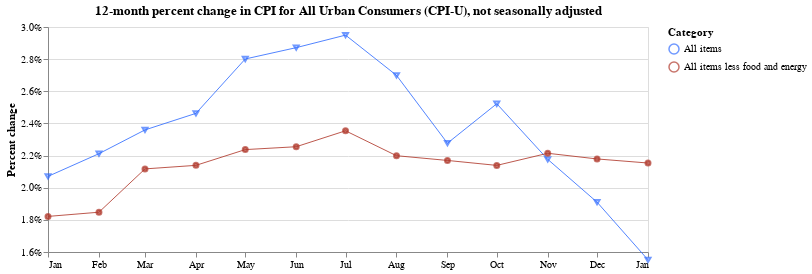

Write notebook code for a chart like this one.
### Code cell
base = alt.Chart(
    two_cats,
    title="12-month percent change in CPI for All Urban Consumers (CPI-U), not seasonally adjusted"
).encode(
    x=alt.X(
        "date:T",
        timeUnit="utcyearmonth",
        axis=alt.Axis(
            title=None,
            labelAngle=0,
            grid=False,
            format="%b"
        )
    ),
    y=alt.Y(
        "pct_change:Q",
        axis=alt.Axis(title="Percent change", format='%'),
        scale=alt.Scale(domain=[0.016, 0.03])
    ),
    color=alt.Color(
        "series_items_name:N",
        legend=alt.Legend(title="Category"),
        scale=alt.Scale(range=["#336EFF", "#B03A2E",])
    )
)

line = base.mark_line(strokeWidth=0.85)
exes = base.transform_filter(alt.datum.series_items_name == 'All items').mark_point(shape="triangle-down", size=25)
points = base.transform_filter(alt.datum.series_items_name == 'All items less food and energy').mark_point(size=25, fill="#B03A2E")

(line + exes + points).properties(width=600, height=225)

### Figure 1 — Vega-Lite specification as saved in the notebook (floating-point values rounded to 4 significant figures)
{"$schema": "https://vega.github.io/schema/vega-lite/v2.6.0.json", "config": {"view": {"height": 300, "width": 400}}, "datasets": {"data-992f7d095e3936f6a2f53e5d19c96525": [{"date": "2018-01-01", "pct_change": 0.02071, "period_abbreviation": "JAN", "period_code": "M01", "period_id": "M01", "period_month": 1, "period_name": "January", "period_type": "monthly", "series_area_code": "0000", "series_area_id": "0000", "series_area_name": "U.S. city average", "series_id": "CUUR0000SA0", "series_items_code": "SA0", "series_items_id": "SA0", "series_items_name": "All items", "series_periodicity_code": "R", "series_periodicity_id": "R", "series_periodicity_name": "Monthly", "series_seasonally_adjusted": false, "series_survey": "All urban consumers", "series_title": "All items in U.S. city average, all urban consumers, not seasonally adjusted", "value": 247.9, "year": 2018}, {"date": "2018-02-01", "pct_change": 0.02212, "period_abbreviation": "FEB", "period_code": "M02", "period_id": "M02", "period_month": 2, "period_name": "February", "period_type": "monthly", "series_area_code": "0000", "series_area_id": "0000", "series_area_name": "U.S. city average", "series_id": "CUUR0000SA0", "series_items_code": "SA0", "series_items_id": "SA0", "series_items_name": "All items", "series_periodicity_code": "R", "series_periodicity_id": "R", "series_periodicity_name": "Monthly", "series_seasonally_adjusted": false, "series_survey": "All urban consumers", "series_title": "All items in U.S. city average, all urban consumers, not seasonally adjusted", "value": 249.0, "year": 2018}, {"date": "2018-03-01", "pct_change": 0.0236, "period_abbreviation": "MAR", "period_code": "M03", "period_id": "M03", "period_month": 3, "period_name": "March", "period_type": "monthly", "series_area_code": "0000", "series_area_id": "0000", "series_area_name": "U.S. city average", "series_id": "CUUR0000SA0", "series_items_code": "SA0", "series_items_id": "SA0", "series_items_name": "All items", "series_periodicity_code": "R", "series_periodicity_id": "R", "series_periodicity_name": "Monthly", "series_seasonally_adjusted": false, "series_survey": "All urban consumers", "series_title": "All items in U.S. city average, all urban consumers, not seasonally adjusted", "value": 249.6, "year": 2018}, {"date": "2018-04-01", "pct_change": 0.02463, "period_abbreviation": "APR", "period_code": "M04", "period_id": "M04", "period_month": 4, "period_name": "April", "period_type": "monthly", "series_area_code": "0000", "series_area_id": "0000", "series_area_name": "U.S. city average", "series_id": "CUUR0000SA0", "series_items_code": "SA0", "series_items_id": "SA0", "series_items_name": "All items", "series_periodicity_code": "R", "series_periodicity_id": "R", "series_periodicity_name": "Monthly", "series_seasonally_adjusted": false, "series_survey": "All urban consumers", "series_title": "All items in U.S. city average, all urban consumers, not seasonally adjusted", "value": 250.5, "year": 2018}, {"date": "2018-05-01", "pct_change": 0.02801, "period_abbreviation": "MAY", "period_code": "M05", "period_id": "M05", "period_month": 5, "period_name": "May", "period_type": "monthly", "series_area_code": "0000", "series_area_id": "0000", "series_area_name": "U.S. city average", "series_id": "CUUR0000SA0", "series_items_code": "SA0", "series_items_id": "SA0", "series_items_name": "All items", "series_periodicity_code": "R", "series_periodicity_id": "R", "series_periodicity_name": "Monthly", "series_seasonally_adjusted": false, "series_survey": "All urban consumers", "series_title": "All items in U.S. city average, all urban consumers, not seasonally adjusted", "value": 251.6, "year": 2018}, {"date": "2018-06-01", "pct_change": 0.02872, "period_abbreviation": "JUN", "period_code": "M06", "period_id": "M06", "period_month": 6, "period_name": "June", "period_type": "monthly", "series_area_code": "0000", "series_area_id": "0000", "series_area_name": "U.S. city average", "series_id": "CUUR0000SA0", "series_items_code": "SA0", "series_items_id": "SA0", "series_items_name": "All items", "series_periodicity_code": "R", "series_periodicity_id": "R", "series_periodicity_name": "Monthly", "series_seasonally_adjusted": false, "series_survey": "All urban consumers", "series_title": "All items in U.S. city average, all urban consumers, not seasonally adjusted", "value": 252.0, "year": 2018}, {"date": "2018-07-01", "pct_change": 0.0295, "period_abbreviation": "JUL", "period_code": "M07", "period_id": "M07", "period_month": 7, "period_name": "July", "period_type": "monthly", "series_area_code": "0000", "series_area_id": "0000", "series_area_name": "U.S. city average", "series_id": "CUUR0000SA0", "series_items_code": "SA0", "series_items_id": "SA0", "series_items_name": "All items", "series_periodicity_code": "R", "series_periodicity_id": "R", "series_periodicity_name": "Monthly", "series_seasonally_adjusted": false, "series_survey": "All urban consumers", "series_title": "All items in U.S. city average, all urban consumers, not seasonally adjusted", "value": 252.0, "year": 2018}, {"date": "2018-08-01", "pct_change": 0.02699, "period_abbreviation": "AUG", "period_code": "M08", "period_id": "M08", "period_month": 8, "period_name": "August", "period_type": "monthly", "series_area_code": "0000", "series_area_id": "0000", "series_area_name": "U.S. city average", "series_id": "CUUR0000SA0", "series_items_code": "SA0", "series_items_id": "SA0", "series_items_name": "All items", "series_periodicity_code": "R", "series_periodicity_id": "R", "series_periodicity_name": "Monthly", "series_seasonally_adjusted": false, "series_survey": "All urban consumers", "series_title": "All items in U.S. city average, all urban consumers, not seasonally adjusted", "value": 252.1, "year": 2018}, {"date": "2018-09-01", "pct_change": 0.02277, "period_abbreviation": "SEP", "period_code": "M09", "period_id": "M09", "period_month": 9, "period_name": "September", "period_type": "monthly", "series_area_code": "0000", "series_area_id": "0000", "series_area_name": "U.S. city average", "series_id": "CUUR0000SA0", "series_items_code": "SA0", "series_items_id": "SA0", "series_items_name": "All items", "series_periodicity_code": "R", "series_periodicity_id": "R", "series_periodicity_name": "Monthly", "series_seasonally_adjusted": false, "series_survey": "All urban consumers", "series_title": "All items in U.S. city average, all urban consumers, not seasonally adjusted", "value": 252.4, "year": 2018}, {"date": "2018-10-01", "pct_change": 0.02522, "period_abbreviation": "OCT", "period_code": "M10", "period_id": "M10", "period_month": 10, "period_name": "October", "period_type": "monthly", "series_area_code": "0000", "series_area_id": "0000", "series_area_name": "U.S. city average", "series_id": "CUUR0000SA0", "series_items_code": "SA0", "series_items_id": "SA0", "series_items_name": "All items", "series_periodicity_code": "R", "series_periodicity_id": "R", "series_periodicity_name": "Monthly", "series_seasonally_adjusted": false, "series_survey": "All urban consumers", "series_title": "All items in U.S. city average, all urban consumers, not seasonally adjusted", "value": 252.9, "year": 2018}, {"date": "2018-11-01", "pct_change": 0.02177, "period_abbreviation": "NOV", "period_code": "M11", "period_id": "M11", "period_month": 11, "period_name": "November", "period_type": "monthly", "series_area_code": "0000", "series_area_id": "0000", "series_area_name": "U.S. city average", "series_id": "CUUR0000SA0", "series_items_code": "SA0", "series_items_id": "SA0", "series_items_name": "All items", "series_periodicity_code": "R", "series_periodicity_id": "R", "series_periodicity_name": "Monthly", "series_seasonally_adjusted": false, "series_survey": "All urban consumers", "series_title": "All items in U.S. city average, all urban consumers, not seasonally adjusted", "value": 252.0, "year": 2018}, {"date": "2018-12-01", "pct_change": 0.0191, "period_abbreviation": "DEC", "period_code": "M12", "period_id": "M12", "period_month": 12, "period_name": "December", "period_type": "monthly", "series_area_code": "0000", "series_area_id": "0000", "series_area_name": "U.S. city average", "series_id": "CUUR0000SA0", "series_items_code": "SA0", "series_items_id": "SA0", "series_items_name": "All items", "series_periodicity_code": "R", "series_periodicity_id": "R", "series_periodicity_name": "Monthly", "series_seasonally_adjusted": false, "series_survey": "All urban consumers", "series_title": "All items in U.S. city average, all urban consumers, not seasonally adjusted", "value": 251.2, "year": 2018}, {"date": "2019-01-01", "pct_change": 0.01551, "period_abbreviation": "JAN", "period_code": "M01", "period_id": "M01", "period_month": 1, "period_name": "January", "period_type": "monthly", "series_area_code": "0000", "series_area_id": "0000", "series_area_name": "U.S. city average", "series_id": "CUUR0000SA0", "series_items_code": "SA0", "series_items_id": "SA0", "series_items_name": "All items", "series_periodicity_code": "R", "series_periodicity_id": "R", "series_periodicity_name": "Monthly", "series_seasonally_adjusted": false, "series_survey": "All urban consumers", "series_title": "All items in U.S. city average, all urban consumers, not seasonally adjusted", "value": 251.7, "year": 2019}, {"date": "2018-01-01", "pct_change": 0.01821, "period_abbreviation": "JAN", "period_code": "M01", "period_id": "M01", "period_month": 1, "period_name": "January", "period_type": "monthly", "series_area_code": "0000", "series_area_id": "0000", "series_area_name": "U.S. city average", "series_id": "CUUR0000SA0L1E", "series_items_code": "SA0L1E", "series_items_id": "SA0L1E", "series_items_name": "All items less food and energy", "series_periodicity_code": "R", "series_periodicity_id": "R", "series_periodicity_name": "Monthly", "series_seasonally_adjusted": false, "series_survey": "All urban consumers", "series_title": "All items less food and energy in U.S. city average, all urban consumers, not seasonally adjusted", "value": 254.6, "year": 2018}, {"date": "2018-02-01", "pct_change": 0.01848, "period_abbreviation": "FEB", "period_code": "M02", "period_id": "M02", "period_month": 2, "period_name": "February", "period_type": "monthly", "series_area_code": "0000", "series_area_id": "0000", "series_area_name": "U.S. city average", "series_id": "CUUR0000SA0L1E", "series_items_code": "SA0L1E", "series_items_id": "SA0L1E", "series_items_name": "All items less food and energy", "series_periodicity_code": "R", "series_periodicity_id": "R", "series_periodicity_name": "Monthly", "series_seasonally_adjusted": false, "series_survey": "All urban consumers", "series_title": "All items less food and energy in U.S. city average, all urban consumers, not seasonally adjusted", "value": 255.8, "year": 2018}, {"date": "2018-03-01", "pct_change": 0.02117, "period_abbreviation": "MAR", "period_code": "M03", "period_id": "M03", "period_month": 3, "period_name": "March", "period_type": "monthly", "series_area_code": "0000", "series_area_id": "0000", "series_area_name": "U.S. city average", "series_id": "CUUR0000SA0L1E", "series_items_code": "SA0L1E", "series_items_id": "SA0L1E", "series_items_name": "All items less food and energy", "series_periodicity_code": "R", "series_periodicity_id": "R", "series_periodicity_name": "Monthly", "series_seasonally_adjusted": false, "series_survey": "All urban consumers", "series_title": "All items less food and energy in U.S. city average, all urban consumers, not seasonally adjusted", "value": 256.6, "year": 2018}, {"date": "2018-04-01", "pct_change": 0.02139, "period_abbreviation": "APR", "period_code": "M04", "period_id": "M04", "period_month": 4, "period_name": "April", "period_type": "monthly", "series_area_code": "0000", "series_area_id": "0000", "series_area_name": "U.S. city average", "series_id": "CUUR0000SA0L1E", "series_items_code": "SA0L1E", "series_items_id": "SA0L1E", "series_items_name": "All items less food and energy", "series_periodicity_code": "R", "series_periodicity_id": "R", "series_periodicity_name": "Monthly", "series_seasonally_adjusted": false, "series_survey": "All urban consumers", "series_title": "All items less food and energy in U.S. city average, all urban consumers, not seasonally adjusted", "value": 257.0, "year": 2018}, {"date": "2018-05-01", "pct_change": 0.02237, "period_abbreviation": "MAY", "period_code": "M05", "period_id": "M05", "period_month": 5, "period_name": "May", "period_type": "monthly", "series_area_code": "0000", "series_area_id": "0000", "series_area_name": "U.S. city average", "series_id": "CUUR0000SA0L1E", "series_items_code": "SA0L1E", "series_items_id": "SA0L1E", "series_items_name": "All items less food and energy", "series_periodicity_code": "R", "series_periodicity_id": "R", "series_periodicity_name": "Monthly", "series_seasonally_adjusted": false, "series_survey": "All urban consumers", "series_title": "All items less food and energy in U.S. city average, all urban consumers, not seasonally adjusted", "value": 257.5, "year": 2018}, {"date": "2018-06-01", "pct_change": 0.02255, "period_abbreviation": "JUN", "period_code": "M06", "period_id": "M06", "period_month": 6, "period_name": "June", "period_type": "monthly", "series_area_code": "0000", "series_area_id": "0000", "series_area_name": "U.S. city average", "series_id": "CUUR0000SA0L1E", "series_items_code": "SA0L1E", "series_items_id": "SA0L1E", "series_items_name": "All items less food and energy", "series_periodicity_code": "R", "series_periodicity_id": "R", "series_periodicity_name": "Monthly", "series_seasonally_adjusted": false, "series_survey": "All urban consumers", "series_title": "All items less food and energy in U.S. city average, all urban consumers, not seasonally adjusted", "value": 257.7, "year": 2018}, {"date": "2018-07-01", "pct_change": 0.02354, "period_abbreviation": "JUL", "period_code": "M07", "period_id": "M07", "period_month": 7, "period_name": "July", "period_type": "monthly", "series_area_code": "0000", "series_area_id": "0000", "series_area_name": "U.S. city average", "series_id": "CUUR0000SA0L1E", "series_items_code": "SA0L1E", "series_items_id": "SA0L1E", "series_items_name": "All items less food and energy", "series_periodicity_code": "R", "series_periodicity_id": "R", "series_periodicity_name": "Monthly", "series_seasonally_adjusted": false, "series_survey": "All urban consumers", "series_title": "All items less food and energy in U.S. city average, all urban consumers, not seasonally adjusted", "value": 257.9, "year": 2018}, {"date": "2018-08-01", "pct_change": 0.02199, "period_abbreviation": "AUG", "period_code": "M08", "period_id": "M08", "period_month": 8, "period_name": "August", "period_type": "monthly", "series_area_code": "0000", "series_area_id": "0000", "series_area_name": "U.S. city average", "series_id": "CUUR0000SA0L1E", "series_items_code": "SA0L1E", "series_items_id": "SA0L1E", "series_items_name": "All items less food and energy", "series_periodicity_code": "R", "series_periodicity_id": "R", "series_periodicity_name": "Monthly", "series_seasonally_adjusted": false, "series_survey": "All urban consumers", "series_title": "All items less food and energy in U.S. city average, all urban consumers, not seasonally adjusted", "value": 258.0, "year": 2018}, {"date": "2018-09-01", "pct_change": 0.0217, "period_abbreviation": "SEP", "period_code": "M09", "period_id": "M09", "period_month": 9, "period_name": "September", "period_type": "monthly", "series_area_code": "0000", "series_area_id": "0000", "series_area_name": "U.S. city average", "series_id": "CUUR0000SA0L1E", "series_items_code": "SA0L1E", "series_items_id": "SA0L1E", "series_items_name": "All items less food and energy", "series_periodicity_code": "R", "series_periodicity_id": "R", "series_periodicity_name": "Monthly", "series_seasonally_adjusted": false, "series_survey": "All urban consumers", "series_title": "All items less food and energy in U.S. city average, all urban consumers, not seasonally adjusted", "value": 258.4, "year": 2018}, {"date": "2018-10-01", "pct_change": 0.02139, "period_abbreviation": "OCT", "period_code": "M10", "period_id": "M10", "period_month": 10, "period_name": "October", "period_type": "monthly", "series_area_code": "0000", "series_area_id": "0000", "series_area_name": "U.S. city average", "series_id": "CUUR0000SA0L1E", "series_items_code": "SA0L1E", "series_items_id": "SA0L1E", "series_items_name": "All items less food and energy", "series_periodicity_code": "R", "series_periodicity_id": "R", "series_periodicity_name": "Monthly", "series_seasonally_adjusted": false, "series_survey": "All urban consumers", "series_title": "All items less food and energy in U.S. city average, all urban consumers, not seasonally adjusted", "value": 259.1, "year": 2018}, {"date": "2018-11-01", "pct_change": 0.02214, "period_abbreviation": "NOV", "period_code": "M11", "period_id": "M11", "period_month": 11, "period_name": "November", "period_type": "monthly", "series_area_code": "0000", "series_area_id": "0000", "series_area_name": "U.S. city average", "series_id": "CUUR0000SA0L1E", "series_items_code": "SA0L1E", "series_items_id": "SA0L1E", "series_items_name": "All items less food and energy", "series_periodicity_code": "R", "series_periodicity_id": "R", "series_periodicity_name": "Monthly", "series_seasonally_adjusted": false, "series_survey": "All urban consumers", "series_title": "All items less food and energy in U.S. city average, all urban consumers, not seasonally adjusted", "value": 259.1, "year": 2018}, {"date": "2018-12-01", "pct_change": 0.02179, "period_abbreviation": "DEC", "period_code": "M12", "period_id": "M12", "period_month": 12, "period_name": "December", "period_type": "monthly", "series_area_code": "0000", "series_area_id": "0000", "series_area_name": "U.S. city average", "series_id": "CUUR0000SA0L1E", "series_items_code": "SA0L1E", "series_items_id": "SA0L1E", "series_items_name": "All items less food and energy", "series_periodicity_code": "R", "series_periodicity_id": "R", "series_periodicity_name": "Monthly", "series_seasonally_adjusted": false, "series_survey": "All urban consumers", "series_title": "All items less food and energy in U.S. city average, all urban consumers, not seasonally adjusted", "value": 259.1, "year": 2018}, {"date": "2019-01-01", "pct_change": 0.02154, "period_abbreviation": "JAN", "period_code": "M01", "period_id": "M01", "period_month": 1, "period_name": "January", "period_type": "monthly", "series_area_code": "0000", "series_area_id": "0000", "series_area_name": "U.S. city average", "series_id": "CUUR0000SA0L1E", "series_items_code": "SA0L1E", "series_items_id": "SA0L1E", "series_items_name": "All items less food and energy", "series_periodicity_code": "R", "series_periodicity_id": "R", "series_periodicity_name": "Monthly", "series_seasonally_adjusted": false, "series_survey": "All urban consumers", "series_title": "All items less food and energy in U.S. city average, all urban consumers, not seasonally adjusted", "value": 260.1, "year": 2019}]}, "height": 225, "layer": [{"data": {"name": "data-992f7d095e3936f6a2f53e5d19c96525"}, "encoding": {"color": {"field": "series_items_name", "legend": {"title": "Category"}, "scale": {"range": ["#336EFF", "#B03A2E"]}, "type": "nominal"}, "x": {"axis": {"format": "%b", "grid": false, "labelAngle": 0, "title": null}, "field": "date", "timeUnit": "utcyearmonth", "type": "temporal"}, "y": {"axis": {"format": "%", "title": "Percent change"}, "field": "pct_change", "scale": {"domain": [0.016, 0.03]}, "type": "quantitative"}}, "mark": {"strokeWidth": 0.85, "type": "line"}, "title": "12-month percent change in CPI for All Urban Consumers (CPI-U), not seasonally adjusted"}, {"data": {"name": "data-992f7d095e3936f6a2f53e5d19c96525"}, "encoding": {"color": {"field": "series_items_name", "legend": {"title": "Category"}, "scale": {"range": ["#336EFF", "#B03A2E"]}, "type": "nominal"}, "x": {"axis": {"format": "%b", "grid": false, "labelAngle": 0, "title": null}, "field": "date", "timeUnit": "utcyearmonth", "type": "temporal"}, "y": {"axis": {"format": "%", "title": "Percent change"}, "field": "pct_change", "scale": {"domain": [0.016, 0.03]}, "type": "quantitative"}}, "mark": {"shape": "triangle-down", "size": 25, "type": "point"}, "title": "12-month percent change in CPI for All Urban Consumers (CPI-U), not seasonally adjusted", "transform": [{"filter": "(datum.series_items_name === 'All items')"}]}, {"data": {"name": "data-992f7d095e3936f6a2f53e5d19c96525"}, "encoding": {"color": {"field": "series_items_name", "legend": {"title": "Category"}, "scale": {"range": ["#336EFF", "#B03A2E"]}, "type": "nominal"}, "x": {"axis": {"format": "%b", "grid": false, "labelAngle": 0, "title": null}, "field": "date", "timeUnit": "utcyearmonth", "type": "temporal"}, "y": {"axis": {"format": "%", "title": "Percent change"}, "field": "pct_change", "scale": {"domain": [0.016, 0.03]}, "type": "quantitative"}}, "mark": {"fill": "#B03A2E", "size": 25, "type": "point"}, "title": "12-month percent change in CPI for All Urban Consumers (CPI-U), not seasonally adjusted", "transform": [{"filter": "(datum.series_items_name === 'All items less food and energy')"}]}], "width": 600}
